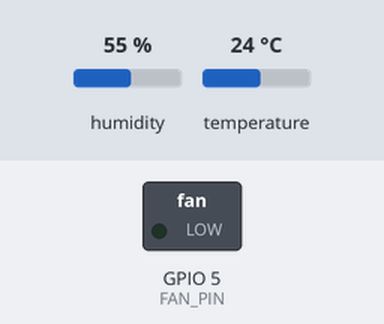
Simulated run of this sketch. Board: ESP32. Shown: switched loads named in the sketch (green lamp = pin HIGH). The test bench sets the inputs (shaded band); at power-on: temperature 24 °C, humidity 55 %. WiFi joins after 1.5 s; servers stay silent unless stated; uploads are accepted with an empty reply; what the sketch prints to the serial monitor is not drawn.

Above: at 2.7 s.
2.8 s: temperature set to 20.9 °C
6.9 s: temperature set to 19.6 °C
At 9.4 s:
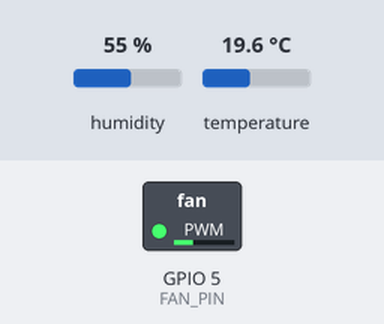
11.0 s: temperature set to 33 °C
At 12.9 s:
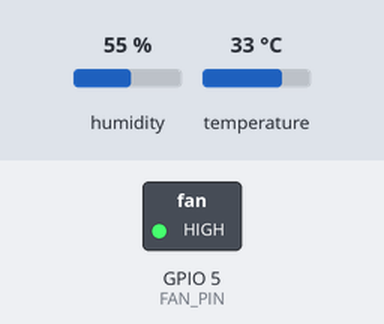
15.1 s: temperature set to 30.7 °C
19.2 s: temperature set to 29.4 °C
At 22.1 s:
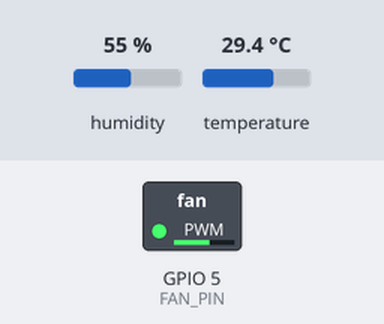
23.3 s: temperature set to 12 °C
At 24.4 s:
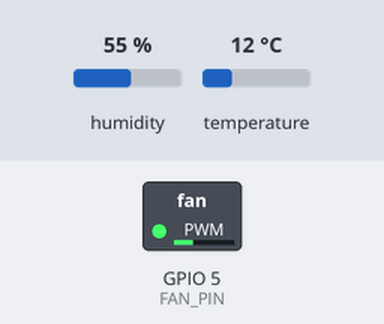
Timing chart, 0 to 26.3 s (numbered marks = the images above; inputs shaded):
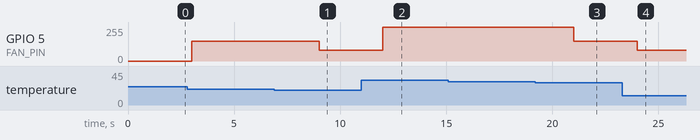

The sketch:

DHT.ino
```cpp
// ================= ESP32 DHT22 + PWM FAN CONTROL =================
// Device: muzi_esp
// Sends temperature + humidity to Flask server
// Controls fan speed based on temperature

#include <WiFi.h>
#include <HTTPClient.h>
#include "DHTesp.h"

// =====================================================
// WIFI
// =====================================================
const char* ssid     = "A67C";
const char* password = "ga_group7";

IPAddress local_IP(10, 192, 156, 66);
IPAddress gateway(10, 192, 156, 61);
IPAddress subnet(255, 255, 255, 0);

// =====================================================
// FLASK SERVER
// =====================================================
const char* serverURL = "http://10.227.19.84:5000/dht22_sensor";

// =====================================================
// PINS
// =====================================================
const int DHT_PIN = 23;
const int FAN_PIN = 5;

// =====================================================
// CONFIG
// =====================================================
const String DEVICE_ID = "muzi_esp";
const unsigned long INTERVAL = 3000;

// =====================================================
// DHT SENSOR
// =====================================================
DHTesp dhtSensor;

unsigned long lastSend = 0;

// ─────────────────────────────────────────────────────
void sendToFlask(float temp, float hum, const String& fanStatus) {

  if (WiFi.status() != WL_CONNECTED) {
    Serial.println("WiFi disconnected");
    return;
  }

  HTTPClient http;

  http.begin(serverURL);
  http.addHeader("Content-Type", "application/json");
  http.setTimeout(3000);

  // JSON
  String json = "{";
  json += "\"device_id\":\"" + DEVICE_ID + "\",";
  json += "\"readings\":[";

  // Temperature
  json += "{";
  json += "\"type\":\"temperature_reading\",";
  json += "\"value\":" + String(temp, 2) + ",";
  json += "\"event\":\"" + fanStatus + "\"";
  json += "},";

  // Humidity
  json += "{";
  json += "\"type\":\"humidity_reading\",";
  json += "\"value\":" + String(hum, 1);
  json += "}";

  json += "]}";

  int code = http.POST(json);

  Serial.print("HTTP Response: ");
  Serial.println(code);

  if (code < 0) {
    Serial.println(http.errorToString(code));
  }

  http.end();
}

// ─────────────────────────────────────────────────────
void setup() {

  Serial.begin(115200);

  // DHT22 setup
  dhtSensor.setup(DHT_PIN, DHTesp::DHT22);

  // PWM FAN setup
  ledcAttach(FAN_PIN, 5000, 8);

  // Static IP
  if (!WiFi.config(local_IP, gateway, subnet)) {
    Serial.println("Static IP Failed");
  }

  // Connect WiFi
  WiFi.begin(ssid, password);

  Serial.print("Connecting to WiFi");

  while (WiFi.status() != WL_CONNECTED) {
    delay(500);
    Serial.print(".");
  }

  Serial.println("\nWiFi Connected!");
  Serial.print("ESP32 IP: ");
  Serial.println(WiFi.localIP());
}

// ─────────────────────────────────────────────────────
void loop() {

  unsigned long now = millis();

  if (now - lastSend < INTERVAL) return;

  lastSend = now;

  // Read sensor
  TempAndHumidity data = dhtSensor.getTempAndHumidity();

  // Check sensor reading
  if (isnan(data.temperature) || isnan(data.humidity)) {
    Serial.println("DHT22 read failed");
    return;
  }

  float temp = data.temperature;
  float hum  = data.humidity;

  Serial.println("--------------------------------");

  Serial.print("Temperature: ");
  Serial.print(temp);
  Serial.println(" °C");

  Serial.print("Humidity: ");
  Serial.print(hum);
  Serial.println(" %");

  // =====================================================
  // FAN SPEED CONTROL
  // =====================================================

  int fanSpeed = 0;
  String fanStatus = "";

  // Temperature-based speed
  if (temp <= 20) {

    fanSpeed = 80;
    fanStatus = "fan_slow";

  }
  else if (temp <= 30) {

    fanSpeed = 150;
    fanStatus = "fan_medium";

  }
  else {

    fanSpeed = 255;
    fanStatus = "fan_fast";
  }

  // Apply PWM
  ledcWrite(FAN_PIN, fanSpeed);

  Serial.print("Fan Speed: ");
  Serial.println(fanSpeed);

  Serial.print("Fan Status: ");
  Serial.println(fanStatus);

  // Send to Flask
  sendToFlask(temp, hum, fanStatus);

  Serial.println("--------------------------------");
}
```

Measured:
- the behaviour switches between 20.1 and 20 °C on temperature (found by bisection; images 0 and 1)
- the behaviour switches between 30.1 and 30 °C on temperature (found by bisection; images 2 and 3)
- after the input at 6.9 s, GPIO 5 (FAN_PIN): 149/255 → 80/255 after 2.1 s
- after the input at 11.0 s, GPIO 5 (FAN_PIN): 80/255 → 255/255 after 1.0 s
- after the input at 15.1 s, every drawn part: stays the same
- after the input at 19.2 s, GPIO 5 (FAN_PIN): 255/255 → 149/255 after 1.8 s
- after the input at 23.3 s, GPIO 5 (FAN_PIN): 149/255 → 80/255 after 0.71 s
